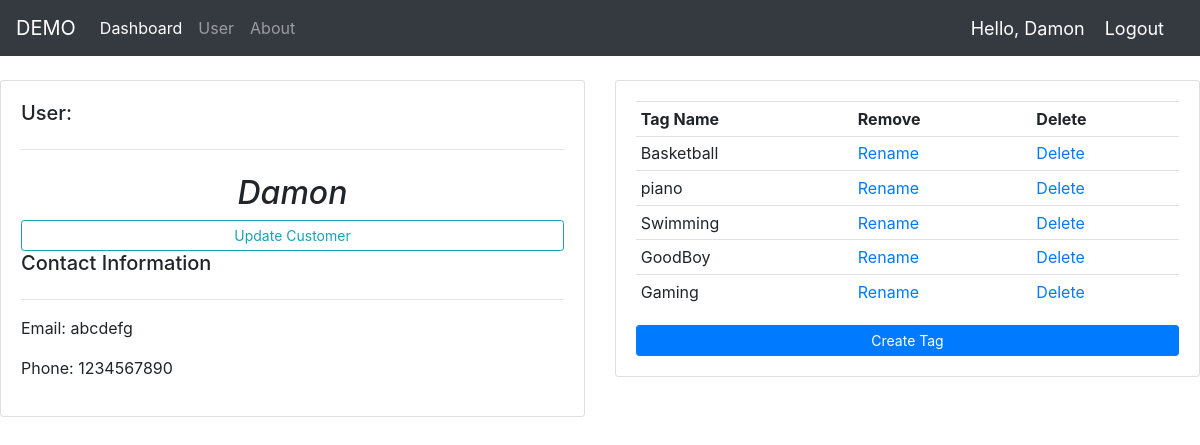
/user/6/ (signed in), run on the app's committed database.
### accounts/models.py (models this page shows, shortened)
class Users(models.Model):
    user = models.OneToOneField(User, null=True, on_delete=models.CASCADE)
    name = models.CharField(max_length = 200, null = True)
    phone = models.CharField(max_length = 200, null = True, blank = True)
    email = models.CharField(max_length = 200, null = True, blank = True)
    date_created = models.DateTimeField(auto_now_add = True)
    tag = models.ManyToManyField(Tag, null = True, blank = True)

class Tag(models.Model):
    name = models.CharField(max_length = 200, null = True)
    frequency = models.IntegerField(null = True)

### accounts/views.py (the view)
# urls.py: path('user/<str:pk_test>/', views.userPage, name = "user"),
@login_required(login_url='login')
def userPage(request, pk_test):
    user = Users.objects.get(id = pk_test)
    temp = request.user.users
    if request.user.groups.exists():
        group = request.user.groups.all()[0].name
    tags = user.tag.all()
    return render(request, 'accounts/user.html', {'tags':tags, 'user':user, 'temp':temp, 'group':group})

### accounts/templates/accounts/user.html (shortened to what this page needs)
{% extends 'accounts/main.html' %}
{% block content %}
    <br>
<div class="row">
    <div class="col-md">
        <div class="card card-body">
            <h5>User:<h5/>
            <hr>
            <h2 class="text-center font-italic">{{user.name}}</h2>
            {% if user.id == temp.id or group == 'admin' %}
                <a class="btn btn-outline-info  btn-sm btn-block" href="{% url 'account_settings' %}">Update Customer</a>
            {% endif %}
            <h5>Contact Information</h5>
            <hr>
            <p>Email: {{user.email}}</p>
            <p>Phone: {{user.phone}}</p>
        </div>
    </div>
    <div class="col-md">
        <div class="card card-body">
            <table class="table table-sm">
                <tr>
                    <th>Tag Name</th>
                    {% if user.id == temp.id or group == 'admin' %}
                        <th>Remove</th>
                        <th>Delete</th>
                    {% endif %}
                </tr>
                {% for tag in tags %}
                    <tr>
                        <td>{{tag.name}}</td>
                        {% if user.id == temp.id or group == 'admin' %}
                            <td><a href="{% url 'rename_tag' tag.id %}">Rename</td>
                            <td><a href="{% url 'delete_tag' tag.id %}">Delete</td>
                        {% endif %}
                    </tr>
                {% endfor %}
            </table>
            {% if user.id == temp.id or group == 'admin' %}
                <a class="btn btn-primary btn-sm btn-block" href="{% url 'create_tag' %}">Create Tag</a>
            {% endif %}
        </div>
    </div>
</div>
<br>
{% endblock %}

### accounts/templates/accounts/navbar.html (shortened to what this page needs)
{% load static %}
<nav class="navbar navbar-expand-lg navbar-dark bg-dark">
    <a class="navbar-brand" href="{% url 'home' %}">DEMO</a>
    <div class="collapse navbar-collapse" id="navbarNav">
      <ul class="navbar-nav">
        <li class="nav-item active">
          <a class="nav-link" href="{% url 'home' %}">Dashboard <span class="sr-only">(current)</span></a>
        </li>
        <li class="nav-item">
          <a class="nav-link" href="{% url 'user' user.id %}">User</a>
        </li>
        <li class="nav-item">
            <a class="nav-link" href="{% url 'about' %}">About</a>
          </li>
      </ul>
    </div>
    <span class="hello-msg">Hello, {{request.user}}</span>
    <span ><a class="hello-msg" href="{% url 'logout' %}">Logout</a></span>
  </nav>

### accounts/templates/accounts/navbar.html (style rules this page uses)
.hello-msg { font-size:18px; color: #fff; margin-right: 20px; }

### data on the page
Users: name "Damon", email "abcdefg", phone "1234567890"
Tag: name "Basketball"
Tag: name "piano"
Tag: name "Swimming"
Tag: name "GoodBoy"
Tag: name "Gaming"

### other printed values
{{ request.user }} "Damon"
